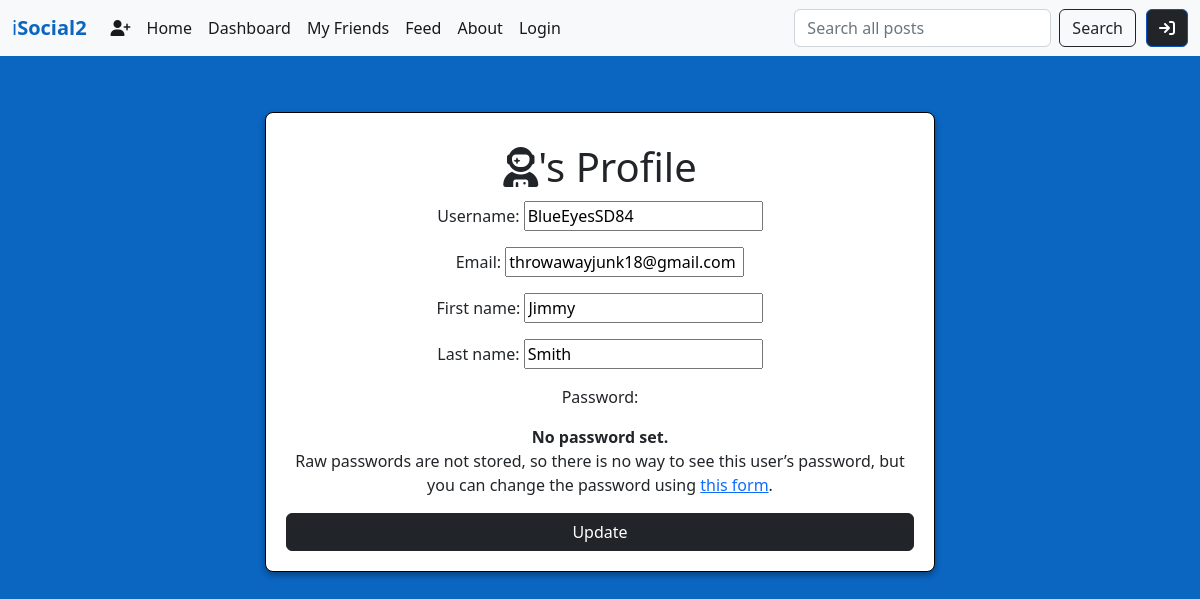
The page /accounts/user/3/profile/ on the database its author committed.
### accounts/models.py (models this page shows)
class CustomUser(AbstractUser):
    email = models.EmailField(blank=True, default='', unique=True)
    first_name = models.CharField(max_length=255, blank=True, default='')
    last_name = models.CharField(max_length=255, blank=True, default='')
    username = models.CharField(max_length=255, blank=True, default='', unique=True)

### accounts/views.py (the view, shortened to what this page needs)
# urls.py: path('user/<int:pk>/profile/', UserProfileUpdateView.as_view(), name='user_profile'),
class UserProfileUpdateView(UpdateView):
    template_name = "posts/user_profile.html"
    success_url = reverse_lazy('post_list')
    model = CustomUser
    def get_initial(self):
        initial = super(UserProfileUpdateView, self).get_initial()
        try:
            current_group = self.object.groups.get()
        except:
            pass
        else:
            initial['group'] = current_group.pk
        return initial
    def get_form_class(self):
        return CustomUserChangeForm

### accounts/forms.py
class CustomUserChangeForm(UserChangeForm):
    class Meta(UserChangeForm):
        model = CustomUser
        fields = ('username', 'email', 'first_name', 'last_name')

### templates/posts/user_profile.html (shortened to what this page needs)
{% extends 'base.html' %}
{% block content %}
    <div id="update-container">
        <h1><i class="fa-solid fa-user-astronaut"></i>{{user.username}}'s Profile</h1>
        <form method="POST">
            {{ form.as_p }}
            <input type="submit" value="Update" class="btn btn-dark btn-md" id="update-post-btn">
        </form>
    </div>
{% endblock content %}

### static/css/base.css (style rules this page uses)
h1, h2, h3, h4, h5, h6 { text-align: center; margin-top:10px; margin-bottom:10px; color: #212529; }
body { background-color: #0b66c2; }
.forbidden, .logged-out, .sign-in, .password-reset, .password-change, #update-container, #delete-confirm { width: fit-content; border: solid black 1px; padding: 20px; text-align: center; margin:5% 20%; margin-bottom:10px; color: #212529; box-shadow: rgba(0, 0, 0, 0.16) 0px 3px 6px, rgba(0, 0, 0, 0.23) 0px 3px 6px; border-radius: 8px; background-color: white; }
#update-post-btn { width: 100%; }

### rows shown on the page
CustomUser: username "BlueEyesSD84", email "throwawayjunk18@gmail.com", first_name "Jimmy", last_name "Smith"
